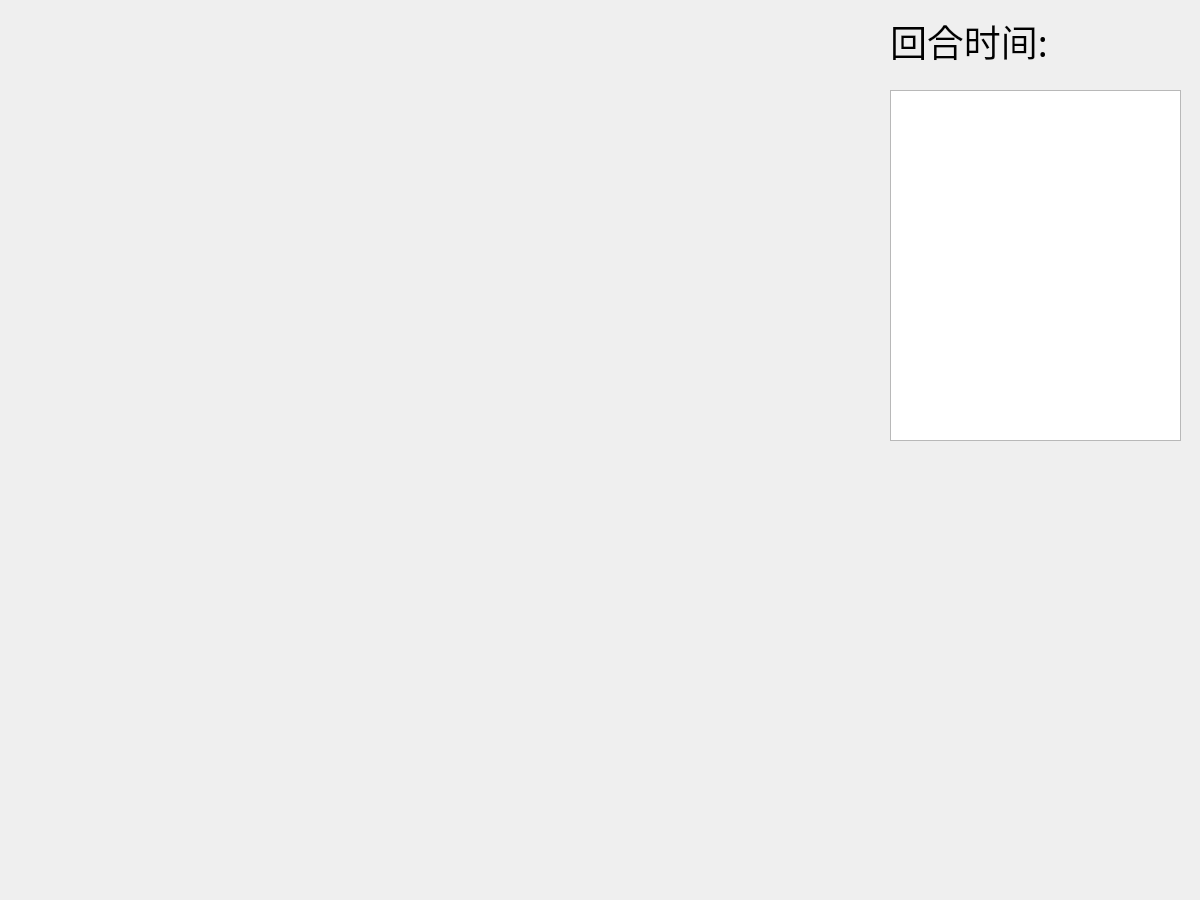
<?xml version="1.0" encoding="UTF-8"?>
<ui version="4.0">
 <class>wInGame</class>
 <widget class="QWidget" name="wInGame">
  <property name="windowModality">
   <enum>Qt::NonModal</enum>
  </property>
  <property name="geometry">
   <rect>
    <x>0</x>
    <y>0</y>
    <width>1200</width>
    <height>900</height>
   </rect>
  </property>
  <property name="windowTitle">
   <string>Chinese Checkers</string>
  </property>
  <widget class="QTextBrowser" name="textBrowser">
   <property name="geometry">
    <rect>
     <x>890</x>
     <y>90</y>
     <width>291</width>
     <height>351</height>
    </rect>
   </property>
   <property name="font">
    <font>
     <family>黑体</family>
     <pointsize>12</pointsize>
     <weight>50</weight>
     <bold>false</bold>
    </font>
   </property>
  </widget>
  <widget class="QLabel" name="label">
   <property name="geometry">
    <rect>
     <x>890</x>
     <y>0</y>
     <width>201</width>
     <height>81</height>
    </rect>
   </property>
   <property name="font">
    <font>
     <family>微软雅黑</family>
     <pointsize>28</pointsize>
     <weight>50</weight>
     <bold>false</bold>
    </font>
   </property>
   <property name="text">
    <string>回合时间:</string>
   </property>
   <property name="textFormat">
    <enum>Qt::AutoText</enum>
   </property>
  </widget>
 </widget>
 <resources/>
 <connections/>
</ui>
